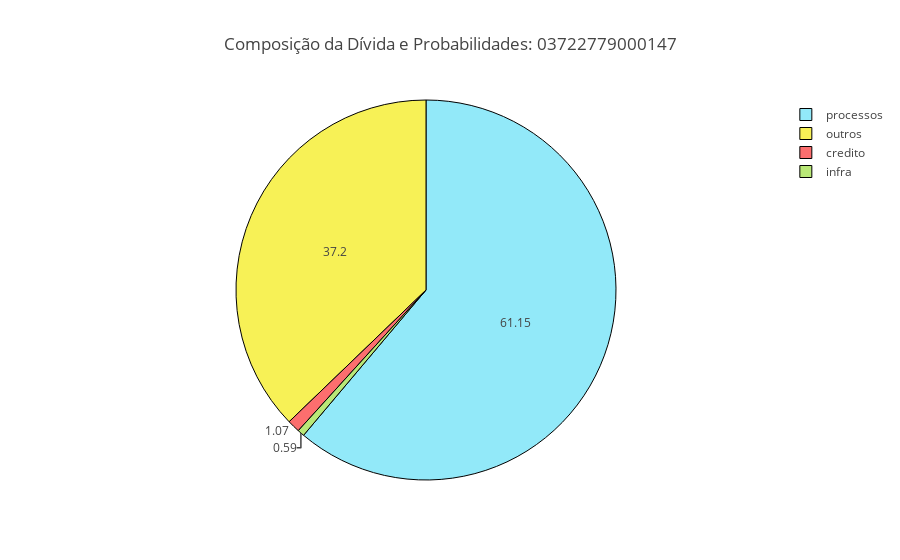
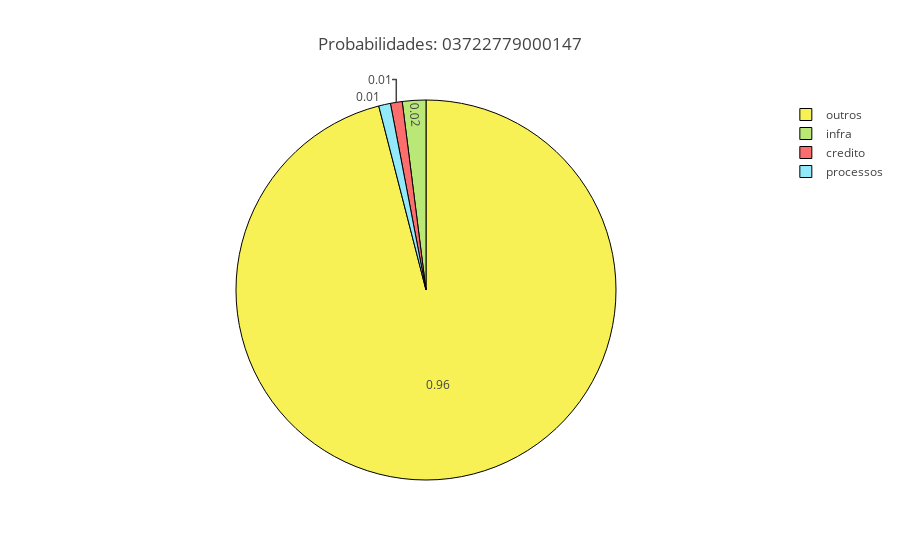
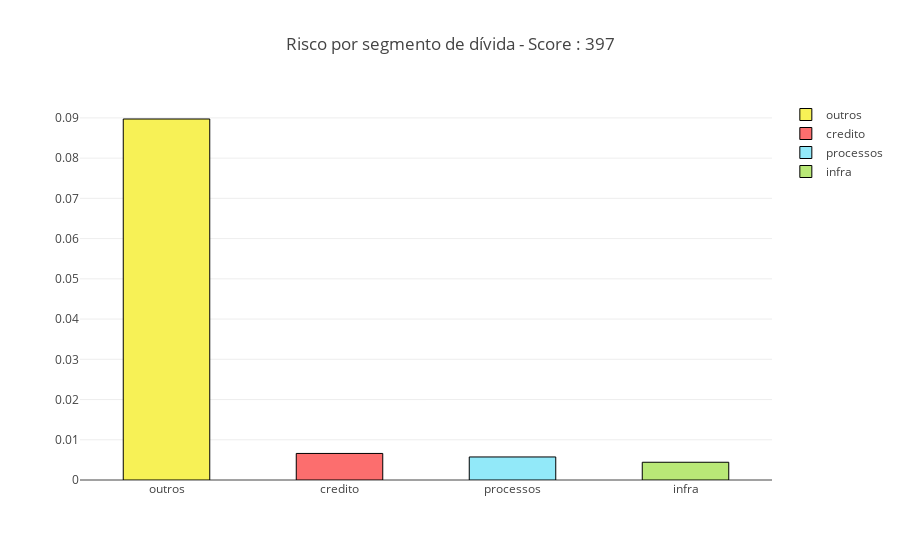

The notebook cell these images were saved under, in order:
### Code cell
plot_dividas('03722779000147', resp)
plot_probabilidade('03722779000147', resp)
plot_risco('03722779000147', resp)

### Figure 1 — Plotly figure (JSON) as saved in the notebook; plotly's stock layout.template omitted (floating-point values rounded to 4 significant figures)
{"data": [{"hoverinfo": "label+percent", "labels": ["credito", "infra", "outros", "processos"], "marker": {"colors": ["rgb(252,110,110)", "rgb(185,232,119)", "rgb(247,241,86)", "rgb(146,233,249)"], "line": {"color": "rgb(0, 0, 0)", "width": 1}}, "textinfo": "value", "type": "pie", "uid": "5a443b13-24a6-4ec3-980c-6373d54afeb5", "values": [1.07, 0.59, 37.2, 61.15]}], "layout": {"title": {"text": "Composição da Dívida e Probabilidades: 03722779000147"}}}

### Figure 2 — Plotly figure (JSON) as saved in the notebook; plotly's stock layout.template omitted (floating-point values rounded to 4 significant figures)
{"data": [{"hoverinfo": "label+percent", "labels": ["credito", "infra", "outros", "processos"], "marker": {"colors": ["rgb(252,110,110)", "rgb(185,232,119)", "rgb(247,241,86)", "rgb(146,233,249)"], "line": {"color": "rgb(0, 0, 0)", "width": 1}}, "textinfo": "value", "type": "pie", "uid": "4d3bd26b-1c8d-4b31-b515-3514ff278a1f", "values": [0.01, 0.02, 0.96, 0.01]}], "layout": {"title": {"text": "Probabilidades: 03722779000147"}}}

### Figure 3 — Plotly figure (JSON) as saved in the notebook; plotly's stock layout.template omitted (floating-point values rounded to 4 significant figures)
{"data": [{"marker": {"color": "rgb(247,241,86)", "line": {"color": "rgb(0, 0, 0)", "width": 1}}, "name": "outros", "type": "bar", "uid": "8b8e2a59-59a9-4b4d-bffc-2007afa932b9", "x": ["outros"], "y": [0.08973]}, {"marker": {"color": "rgb(252,110,110)", "line": {"color": "rgb(0, 0, 0)", "width": 1}}, "name": "credito", "type": "bar", "uid": "f9a65f59-86f2-4417-8dd1-7212b656264d", "x": ["credito"], "y": [0.006602]}, {"marker": {"color": "rgb(146,233,249)", "line": {"color": "rgb(0, 0, 0)", "width": 1}}, "name": "processos", "type": "bar", "uid": "2473670e-f9c8-454c-9309-2344a26f0323", "x": ["processos"], "y": [0.005727]}, {"marker": {"color": "rgb(185,232,119)", "line": {"color": "rgb(0, 0, 0)", "width": 1}}, "name": "infra", "type": "bar", "uid": "fcd4a77c-3cc2-4522-8905-dca7954ef7ad", "x": ["infra"], "y": [0.004412]}], "layout": {"bargap": 0.5, "title": {"text": "Risco por segmento de dívida - Score : 397"}}}
